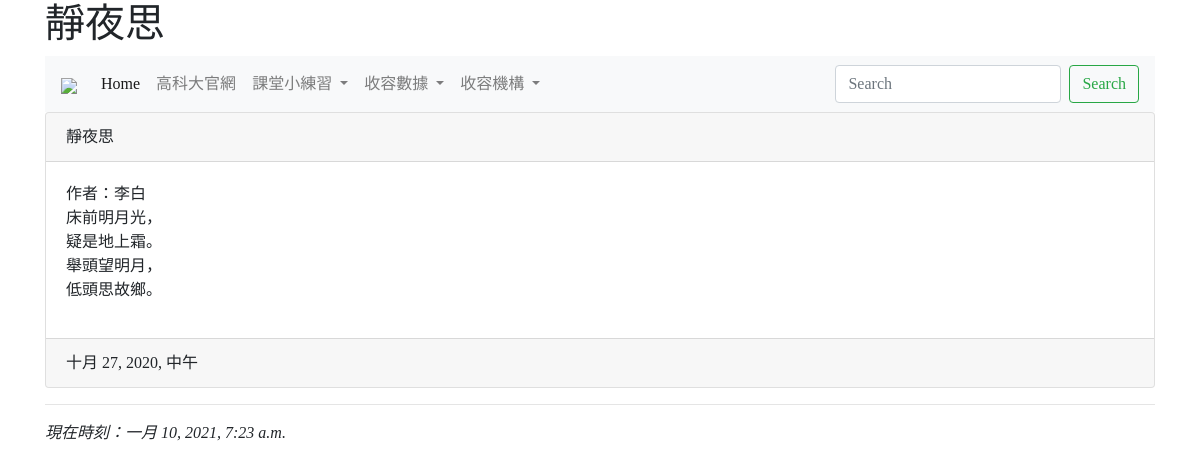
/post/p1/, run on the app's committed database.
### mainsite/models.py (models this page shows, shortened)
class Post(models.Model):
    title = models.CharField(max_length=200)
    slug = models.CharField(max_length=200)
    body = models.TextField()
    pub_date = models.DateTimeField(default=timezone.now)
    class Meta:
        ordering = ('-pub_date',)

### mainsite/views.py (the view)
# urls.py: path('post/<str:slug>/', showpost),
def showpost(request, slug):
    now = datetime.now()
    try:
        post = Post.objects.get(slug=slug)
        return render(request, "post.html", locals())
    except:
        return redirect("/")

### templates/post.html (shortened to what this page needs)
{% extends 'base.html' %}
{% block titlemessage %}
    <h1>{{post.title}}</h1>
{% endblock %}
{% block content %}
      <div class="card">
        <div class="card-header">
          {{ post.title }}
        </div>
        <div class="card-body">
          {{ post.body | linebreaks }}
        </div>
        <div class="card-footer">
          {{ post.pub_date }}
        </div>
      </div>
{% endblock %}

### templates/base.html (style rules this page uses)
body { font-family: 微軟正黑體; }

### data on the page
Post: title "靜夜思", body "作者：李白 床前明月光， 疑是地上霜。 舉頭望明月， 低頭思故鄉。", pub_date "十月 27, 2020, 中午"
